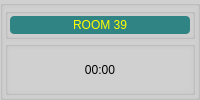
    <widget class="QGroupBox" name="groupBoxRM_39">
     <property name="styleSheet">
      <string notr="true">background-color: rgb(208, 208, 208);</string>
     </property>
     <property name="title">
      <string/>
     </property>
     <layout class="QVBoxLayout" name="verticalLayout_128">
      <property name="spacing">
       <number>2</number>
      </property>
      <property name="margin">
       <number>2</number>
      </property>
      <item>
       <widget class="QGroupBox" name="groupBox_80">
        <property name="sizePolicy">
         <sizepolicy hsizetype="Preferred" vsizetype="Preferred">
          <horstretch>0</horstretch>
          <verstretch>1</verstretch>
         </sizepolicy>
        </property>
        <property name="title">
         <string/>
        </property>
        <layout class="QVBoxLayout" name="verticalLayout_129">
         <property name="spacing">
          <number>2</number>
         </property>
         <property name="margin">
          <number>2</number>
         </property>
         <item>
          <widget class="QLabel" name="label_40">
           <property name="styleSheet">
            <string notr="true">background-color: rgb(48, 132, 132);
color: rgb(255, 255, 0);
border-radius: 4px;
font: 12pt &quot;Alef&quot;;</string>
           </property>
           <property name="text">
            <string>ROOM 39</string>
           </property>
           <property name="alignment">
            <set>Qt::AlignCenter</set>
           </property>
          </widget>
         </item>
        </layout>
       </widget>
      </item>
      <item>
       <widget class="QGroupBox" name="box39">
        <property name="sizePolicy">
         <sizepolicy hsizetype="Preferred" vsizetype="Preferred">
          <horstretch>0</horstretch>
          <verstretch>3</verstretch>
         </sizepolicy>
        </property>
        <property name="font">
         <font>
          <pointsize>15</pointsize>
         </font>
        </property>
        <property name="title">
         <string/>
        </property>
        <property name="alignment">
         <set>Qt::AlignCenter</set>
        </property>
        <layout class="QVBoxLayout" name="verticalLayout_48">
         <property name="spacing">
          <number>2</number>
         </property>
         <property name="margin">
          <number>2</number>
         </property>
         <item>
          <widget class="QLabel" name="label39">
           <property name="sizePolicy">
            <sizepolicy hsizetype="Preferred" vsizetype="Preferred">
             <horstretch>0</horstretch>
             <verstretch>4</verstretch>
            </sizepolicy>
           </property>
           <property name="styleSheet">
            <string notr="true">font: 26pt &quot;MS Shell Dlg 2&quot;;</string>
           </property>
           <property name="text">
            <string>00:00</string>
           </property>
           <property name="alignment">
            <set>Qt::AlignCenter</set>
           </property>
          </widget>
         </item>
        </layout>
       </widget>
      </item>
     </layout>
    </widget>
